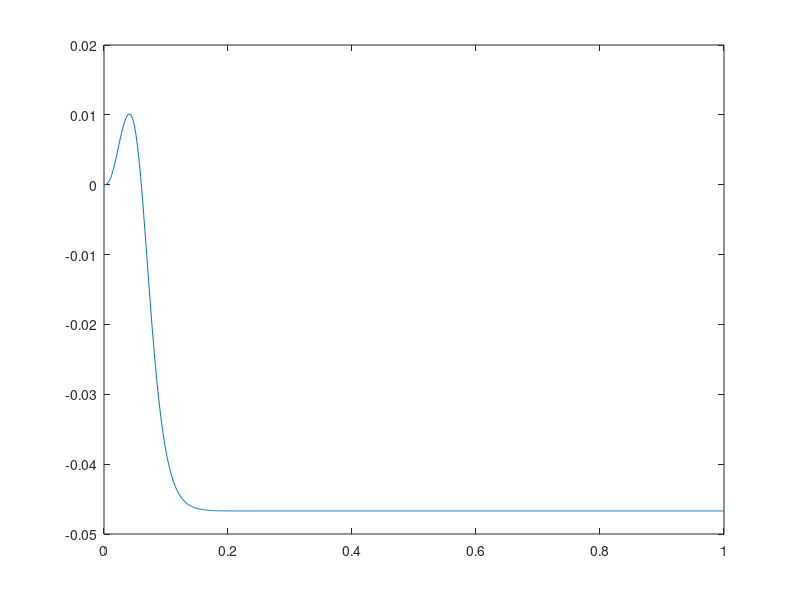

Write the MATLAB code that produced this figure.
% Calculating the potential function based on the results of the paper 
% "A Simple Proof of Threshold Saturation for Coupled Scalar Recursions"

%============================INITIALIZATIONS===============================

%--------------------Initialize the Degree Distributions-------------------
lambda =[0.0011,0.0032,0.0043,0.0722,0,0.0054,0,0.0841,0.0032,0,0,0.098,0,0,0,0.7284];
% lambda = [0 1];
rho = [zeros(1,63),1];
%--------------------------------------------------------------------------

%--------------------Reverse the Order of Degree Distributions-------------
lambda_r = [fliplr(lambda),0];
rho_r = [fliplr(rho)];
%--------------------------------------------------------------------------

%-------------------------Other Initializations----------------------------
x = [0:.001:1];
e = 2;                                          % e is the number of errors the system can correct
p_e_range = [0:.001:1];
Omega_min = zeros(1,length(p_e_range));
Delta_E = zeros(1,length(p_e_range));
U = zeros(length(p_e_range),length(x));
p_e_star_flag = 0;
p_e_dagger_flag = 0;
p_e_dagger = 1;
p_e_star = 1;
%--------------------------------------------------------------------------

%==========================================================================


%=========================CALCULATE f(x) and g(x)==========================
if (e == 2)
    g = 1-polyval(rho_r,1-x)-x.*polyval(polyder(rho_r),1-x);
    g_0 = 1-polyval(rho_r,1);
elseif (e == 1)
    g = 1-polyval(rho_r,1-x);
    g_0 = 1-polyval(rho_r,1);
else
    error('Unsupported e!');
end
%==========================================================================


for ij = 1:length(p_e_range)
    p_e = p_e_range(ij);
    %========================CALCULATE epsilon_s^*=========================
    %--------------According to Definition 4 of the Paper------------------
    if (p_e_dagger_flag == 0)
        U_der = x-p_e*polyval(lambda_r,g);
        if (min(U_der) < 0)        
            p_e_dagger = p_e-p_e_range(2);
            p_e_dagger_ind = ij;
            p_e_dagger_flag = 1;
        end
    end
    %======================================================================


    %========================CALCULATE u_epsilon===========================
    %---------------According to Formula (3) of the Pap--------------------
    U_der = x-p_e*polyval(lambda_r,g);
    for i = 1:length(x)    
        if (U_der(i) < 0)        
            u_epsilon = x(i-1);
            u_e_ind = i;
            break
        end
    end
    %======================================================================


    %==========================CALCULATE K_f_g=============================
    %-------------------According to Lemma 5 of the Paper------------------
    if (e == 2)
    % f = p_e * lambda(x)
    %  g = 1-rho(1-x) + x*rho_der(1-x)
        f_deriv = p_e*polyval(polyder(lambda_r),x);
        g_deriv = x.*polyval(polyder(polyder(rho_r)),1-x);
        g_deriv_deriv = polyval(polyder(polyder(rho_r)),1-x) - x.*polyval(polyder(polyder(polyder(rho_r))),1-x);

        norm_inf_f_deriv = max(abs(f_deriv));
        norm_inf_g_deriv = max(abs(g_deriv));
        norm_inf_g_deriv_deriv = max(abs(g_deriv_deriv));

        K_f_g = norm_inf_g_deriv + (norm_inf_g_deriv^2 * norm_inf_f_deriv) + norm_inf_g_deriv_deriv;
    elseif (e == 1)
        f_deriv = p_e*polyval(polyder(lambda_r),x);
        g_deriv = polyval(polyder(rho_r),1-x);
        g_deriv_deriv = -polyval(polyder(polyder(rho_r)),1-x);

        norm_inf_f_deriv = max(abs(f_deriv));
        norm_inf_g_deriv = max(abs(g_deriv));
        norm_inf_g_deriv_deriv = max(abs(g_deriv_deriv));

        K_f_g = norm_inf_g_deriv + (norm_inf_g_deriv^2 * norm_inf_f_deriv) + norm_inf_g_deriv_deriv;
    end
    %======================================================================

    
    %=====================CALCULATE THE POTENTIAL==========================
    if (e == 2)            
        G_int = x + polyval(polyint(rho_r),1-x) + (x.*polyval(rho_r,1-x) + polyval(polyint(rho_r),1-x))-(0 + polyval(polyint(rho_r),1) + (0.*polyval(rho_r,1) + polyval(polyint(rho_r),1)));            
        F_int = p_e*polyval(polyint(lambda_r),g)-p_e*polyval(polyint(lambda_r),g_0);        
    elseif (e == 1)            
        G_int = x + polyval(polyint(rho_r),1-x) -(0 + polyval(polyint(rho_r),1) );                   
        F_int = p_e*polyval(polyint(lambda_r),g)-p_e*polyval(polyint(lambda_r),g_0);
    end    
    U(ij,:) = x.*g - G_int - F_int;
    %======================================================================
        
    if (p_e > p_e_dagger)
        %========================CALCULATE Delta_E=========================        
        U_short = U(ij,u_e_ind:end);
        Delta_E(ij) = min(U_short);
        Omega_min(ij)= K_f_g/Delta_E(ij);
        %==================================================================

        %======================CALCULATE epsilon^*=========================
        %------------According to Definition 4 of the Paper----------------
        if (p_e_star_flag == 0)                
            if (min(U(ij,:)) < 0)        
                p_e_star = p_e-p_e_range(2);
                p_e_star_flag = 1;
%                 break;
            end
        end   
        %==================================================================
    end
end

plot(x,U(ij,:))
% plot(p_e_range(1:ij-1), Delta_E(1:ij-1));
